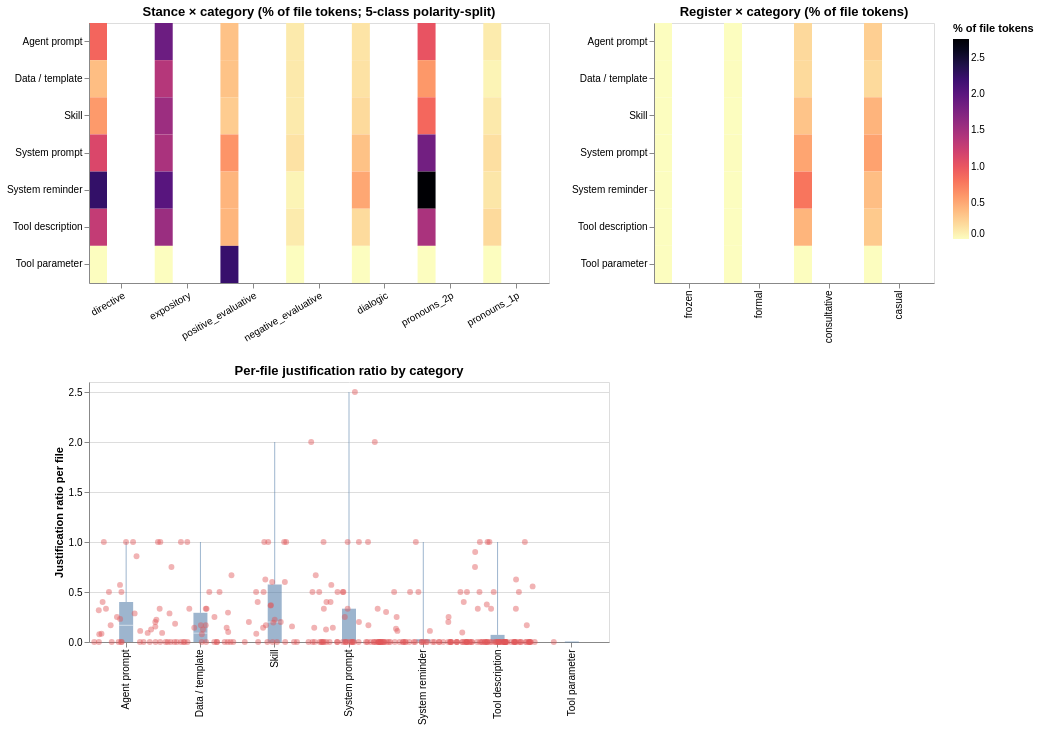

The notebook cell this image was saved under:
### Markdown cell above
### Stance & register heatmaps + per-file justification distribution

Two heatmaps (stance × category and register × category) plus a per-file box-strip plot of justification ratios. Hover any cell or point for exact values.

**How to read the heatmaps**: rows are categories, columns are classes, color intensity encodes `% of file tokens` (darker = denser). Read horizontally across a row to see one category's profile across all classes. Read vertically down a column to see where one class concentrates across categories.

**How to read the box-strip plot** (right): each box shows the **middle 50%** of files in that category (25th–75th percentile); the horizontal line inside the box is the **median**; whiskers extend to the full per-file range; the red dots overlaid are individual files (jittered horizontally to avoid stacking). A category with a tall box has high file-to-file variability in justification ratio; a tight low box means the whole category consistently runs low on stated reasons.

### Code cell
"""Stance & register heatmaps + per-file justification distribution.

Stance is now 5-class (evaluative split into positive/negative polarity).
"""

stance_long = []
stance_keys = ["directive_pct", "expository_pct",
 "positive_evaluative_pct", "negative_evaluative_pct",
 "dialogic_pct", "pronouns_2p_pct", "pronouns_1p_pct"]
register_keys = ["frozen_pct", "formal_pct", "consultative_pct", "casual_pct"]

for cat, b in by_category.items:
 s = b["metrics"]["stance"]
 for k in stance_keys:
 stance_long.append({"category": cat, "metric": k.replace("_pct", ""),
 "value": s[k], "kind": "stance"})
 r = b["metrics"]["register"]
 for k in register_keys:
 stance_long.append({"category": cat, "metric": k.replace("_pct", ""),
 "value": r[k], "kind": "register"})
sr_long_df = pd.DataFrame(stance_long)

heat_stance = (
 alt.Chart(sr_long_df[sr_long_df["kind"] == "stance"]).mark_rect.encode(
 x=alt.X("metric:N",
 sort=[k.replace("_pct", "") for k in stance_keys],
 title=None,
 axis=alt.Axis(labelAngle=-30)),
 y=alt.Y("category:N", title=None),
 color=alt.Color("value:Q", scale=alt.Scale(scheme="magma", reverse=True),
 title="% of file tokens"),
 tooltip=[alt.Tooltip("category:N"),
 alt.Tooltip("metric:N"),
 alt.Tooltip("value:Q", format=".3f")]).properties(width=460, height=260,
 title="Stance × category (% of file tokens; 5-class polarity-split)")
)

heat_register = (
 alt.Chart(sr_long_df[sr_long_df["kind"] == "register"]).mark_rect.encode(
 x=alt.X("metric:N",
 sort=[k.replace("_pct", "") for k in register_keys],
 title=None),
 y=alt.Y("category:N", title=None),
 color=alt.Color("value:Q", scale=alt.Scale(scheme="viridis"),
 title="% of file tokens"),
 tooltip=[alt.Tooltip("category:N"),
 alt.Tooltip("metric:N"),
 alt.Tooltip("value:Q", format=".3f")]).properties(width=280, height=260, title="Register × category (% of file tokens)")
)

just_box = (
 alt.Chart(alt_df).mark_boxplot(extent="min-max", opacity=0.55, color="#4e79a7").encode(
 x=alt.X("category:N", title=None, sort=cats),
 y=alt.Y("just_ratio:Q", title="Justification ratio per file")).properties(width=520, height=260,
 title="Per-file justification ratio by category")
)
just_strip = (
 alt.Chart(alt_df).mark_circle(size=35, opacity=0.45, color="#e15759").encode(
 x=alt.X("category:N", title=None, sort=cats),
 y=alt.Y("just_ratio:Q"),
 xOffset="jitter:Q",
 tooltip=[alt.Tooltip("path:N"),
 alt.Tooltip("category:N"),
 alt.Tooltip("n_tokens:Q"),
 alt.Tooltip("just_ratio:Q", format=".2f")]).transform_calculate(jitter="random-0.5")
)

(heat_stance | heat_register) & (just_box + just_strip)

### Figure 1 — Vega-Lite specification as saved in the notebook (floating-point values rounded to 4 significant figures; data arrays with more than 128 entries replaced by an {"elided": "..."} marker saying what was removed)
{"config": {"view": {"continuousWidth": 300, "continuousHeight": 300}}, "vconcat": [{"hconcat": [{"data": {"name": "data-996e2b91eeada75a355dcd6c72508bbe"}, "mark": {"type": "rect"}, "encoding": {"color": {"field": "value", "scale": {"reverse": true, "scheme": "magma"}, "title": "% of file tokens", "type": "quantitative"}, "tooltip": [{"field": "category", "type": "nominal"}, {"field": "metric", "type": "nominal"}, {"field": "value", "format": ".3f", "type": "quantitative"}], "x": {"axis": {"labelAngle": -30}, "field": "metric", "sort": ["directive", "expository", "positive_evaluative", "negative_evaluative", "dialogic", "pronouns_2p", "pronouns_1p"], "title": null, "type": "nominal"}, "y": {"field": "category", "title": null, "type": "nominal"}}, "height": 260, "title": "Stance × category (% of file tokens; 5-class polarity-split)", "width": 460}, {"data": {"name": "data-c5522a4e57ec55a5b252ace25f421af2"}, "mark": {"type": "rect"}, "encoding": {"color": {"field": "value", "scale": {"scheme": "viridis"}, "title": "% of file tokens", "type": "quantitative"}, "tooltip": [{"field": "category", "type": "nominal"}, {"field": "metric", "type": "nominal"}, {"field": "value", "format": ".3f", "type": "quantitative"}], "x": {"field": "metric", "sort": ["frozen", "formal", "consultative", "casual"], "title": null, "type": "nominal"}, "y": {"field": "category", "title": null, "type": "nominal"}}, "height": 260, "title": "Register × category (% of file tokens)", "width": 280}]}, {"layer": [{"mark": {"type": "boxplot", "color": "#4e79a7", "extent": "min-max", "opacity": 0.55}, "encoding": {"x": {"field": "category", "sort": ["Agent prompt", "Data / template", "Skill", "System prompt", "System reminder", "Tool description", "Tool parameter"], "title": null, "type": "nominal"}, "y": {"field": "just_ratio", "title": "Justification ratio per file", "type": "quantitative"}}, "title": "Per-file justification ratio by category"}, {"mark": {"type": "circle", "color": "#e15759", "opacity": 0.45, "size": 35}, "encoding": {"tooltip": [{"field": "path", "type": "nominal"}, {"field": "category", "type": "nominal"}, {"field": "n_tokens", "type": "quantitative"}, {"field": "just_ratio", "format": ".2f", "type": "quantitative"}], "x": {"field": "category", "sort": ["Agent prompt", "Data / template", "Skill", "System prompt", "System reminder", "Tool description", "Tool parameter"], "title": null, "type": "nominal"}, "xOffset": {"field": "jitter", "type": "quantitative"}, "y": {"field": "just_ratio", "type": "quantitative"}}, "transform": [{"calculate": "random()-0.5", "as": "jitter"}]}], "data": {"name": "data-84afd73863aeb8ad067213ead2b3b3fe"}, "height": 260, "width": 520}], "$schema": "https://vega.github.io/schema/vega-lite/v6.4.1.json", "datasets": {"data-996e2b91eeada75a355dcd6c72508bbe": [{"category": "Agent prompt", "metric": "directive", "value": 0.8924, "kind": "stance"}, {"category": "Agent prompt", "metric": "expository", "value": 1.889, "kind": "stance"}, {"category": "Agent prompt", "metric": "positive_evaluative", "value": 0.3481, "kind": "stance"}, {"category": "Agent prompt", "metric": "negative_evaluative", "value": 0.1111, "kind": "stance"}, {"category": "Agent prompt", "metric": "dialogic", "value": 0.1481, "kind": "stance"}, {"category": "Agent prompt", "metric": "pronouns_2p", "value": 1.018, "kind": "stance"}, {"category": "Agent prompt", "metric": "pronouns_1p", "value": 0.1074, "kind": "stance"}, {"category": "Data / template", "metric": "directive", "value": 0.3731, "kind": "stance"}, {"category": "Data / template", "metric": "expository", "value": 1.387, "kind": "stance"}, {"category": "Data / template", "metric": "positive_evaluative", "value": 0.3467, "kind": "stance"}, {"category": "Data / template", "metric": "negative_evaluative", "value": 0.1189, "kind": "stance"}, {"category": "Data / template", "metric": "dialogic", "value": 0.1585, "kind": "stance"}, {"category": "Data / template", "metric": "pronouns_2p", "value": 0.5943, "kind": "stance"}, {"category": "Data / template", "metric": "pronouns_1p", "value": 0.0528, "kind": "stance"}, {"category": "Skill", "metric": "directive", "value": 0.5795, "kind": "stance"}, {"category": "Skill", "metric": "expository", "value": 1.556, "kind": "stance"}, {"category": "Skill", "metric": "positive_evaluative", "value": 0.2858, "kind": "stance"}, {"category": "Skill", "metric": "negative_evaluative", "value": 0.1091, "kind": "stance"}, {"category": "Skill", "metric": "dialogic", "value": 0.2079, "kind": "stance"}, {"category": "Skill", "metric": "pronouns_2p", "value": 0.8783, "kind": "stance"}, {"category": "Skill", "metric": "pronouns_1p", "value": 0.1195, "kind": "stance"}, {"category": "System prompt", "metric": "directive", "value": 1.133, "kind": "stance"}, {"category": "System prompt", "metric": "expository", "value": 1.464, "kind": "stance"}, {"category": "System prompt", "metric": "positive_evaluative", "value": 0.6161, "kind": "stance"}, {"category": "System prompt", "metric": "negative_evaluative", "value": 0.159, "kind": "stance"}, {"category": "System prompt", "metric": "dialogic", "value": 0.3511, "kind": "stance"}, {"category": "System prompt", "metric": "pronouns_2p", "value": 1.842, "kind": "stance"}, {"category": "System prompt", "metric": "pronouns_1p", "value": 0.1789, "kind": "stance"}, {"category": "System reminder", "metric": "directive", "value": 2.259, "kind": "stance"}, {"category": "System reminder", "metric": "expository", "value": 2.02, "kind": "stance"}, {"category": "System reminder", "metric": "positive_evaluative", "value": 0.4253, "kind": "stance"}, {"category": "System reminder", "metric": "negative_evaluative", "value": 0.0532, "kind": "stance"}, {"category": "System reminder", "metric": "dialogic", "value": 0.5051, "kind": "stance"}, {"category": "System reminder", "metric": "pronouns_2p", "value": 2.764, "kind": "stance"}, {"category": "System reminder", "metric": "pronouns_1p", "value": 0.1329, "kind": "stance"}, {"category": "Tool description", "metric": "directive", "value": 1.297, "kind": "stance"}, {"category": "Tool description", "metric": "expository", "value": 1.566, "kind": "stance"}, {"category": "Tool description", "metric": "positive_evaluative", "value": 0.4208, "kind": "stance"}, {"category": "Tool description", "metric": "negative_evaluative", "value": 0.1035, "kind": "stance"}, {"category": "Tool description", "metric": "dialogic", "value": 0.2, "kind": "stance"}, {"category": "Tool description", "metric": "pronouns_2p", "value": 1.462, "kind": "stance"}, {"category": "Tool description", "metric": "pronouns_1p", "value": 0.2069, "kind": "stance"}, {"category": "Tool parameter", "metric": "directive", "value": 0.0, "kind": "stance"}, {"category": "Tool parameter", "metric": "expository", "value": 0.0, "kind": "stance"}, {"category": "Tool parameter", "metric": "positive_evaluative", "value": 2.235, "kind": "stance"}, {"category": "Tool parameter", "metric": "negative_evaluative", "value": 0.0, "kind": "stance"}, {"category": "Tool parameter", "metric": "dialogic", "value": 0.0, "kind": "stance"}, {"category": "Tool parameter", "metric": "pronouns_2p", "value": 0.0, "kind": "stance"}, {"category": "Tool parameter", "metric": "pronouns_1p", "value": 0.0, "kind": "stance"}], "data-c5522a4e57ec55a5b252ace25f421af2": [{"category": "Agent prompt", "metric": "frozen", "value": 0.0, "kind": "register"}, {"category": "Agent prompt", "metric": "formal", "value": 0.0, "kind": "register"}, {"category": "Agent prompt", "metric": "consultative", "value": 0.2111, "kind": "register"}, {"category": "Agent prompt", "metric": "casual", "value": 0.2703, "kind": "register"}, {"category": "Data / template", "metric": "frozen", "value": 0.0, "kind": "register"}, {"category": "Data / template", "metric": "formal", "value": 0.0033, "kind": "register"}, {"category": "Data / template", "metric": "consultative", "value": 0.208, "kind": "register"}, {"category": "Data / template", "metric": "casual", "value": 0.208, "kind": "register"}, {"category": "Skill", "metric": "frozen", "value": 0.0, "kind": "register"}, {"category": "Skill", "metric": "formal", "value": 0.0, "kind": "register"}, {"category": "Skill", "metric": "consultative", "value": 0.3352, "kind": "register"}, {"category": "Skill", "metric": "casual", "value": 0.4313, "kind": "register"}, {"category": "System prompt", "metric": "frozen", "value": 0.0, "kind": "register"}, {"category": "System prompt", "metric": "formal", "value": 0.0066, "kind": "register"}, {"category": "System prompt", "metric": "consultative", "value": 0.5167, "kind": "register"}, {"category": "System prompt", "metric": "casual", "value": 0.5366, "kind": "register"}, {"category": "System reminder", "metric": "frozen", "value": 0.0, "kind": "register"}, {"category": "System reminder", "metric": "formal", "value": 0.0, "kind": "register"}, {"category": "System reminder", "metric": "consultative", "value": 0.7974, "kind": "register"}, {"category": "System reminder", "metric": "casual", "value": 0.3721, "kind": "register"}, {"category": "Tool description", "metric": "frozen", "value": 0.0, "kind": "register"}, {"category": "Tool description", "metric": "formal", "value": 0.0, "kind": "register"}, {"category": "Tool description", "metric": "consultative", "value": 0.4277, "kind": "register"}, {"category": "Tool description", "metric": "casual", "value": 0.3035, "kind": "register"}, {"category": "Tool parameter", "metric": "frozen", "value": 0.0, "kind": "register"}, {"category": "Tool parameter", "metric": "formal", "value": 0.0, "kind": "register"}, {"category": "Tool parameter", "metric": "consultative", "value": 0.0, "kind": "register"}, {"category": "Tool parameter", "metric": "casual", "value": 0.0, "kind": "register"}], "data-84afd73863aeb8ad067213ead2b3b3fe": {"elided": "287 records"}}}
